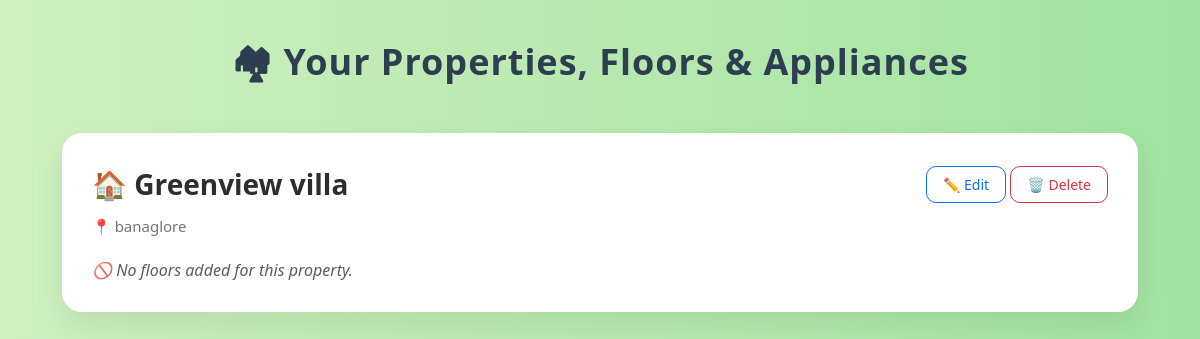
Screenshot of /view_properties (signed in) with the database file from the repository.
### app/models.py (models this page shows)
class Property(Base):
    __tablename__ = "properties"
    id = Column(Integer, primary_key=True, index=True)
    name = Column(String(255), nullable=False)
    address = Column(String(255), nullable=False)
    property_type = Column(String(100), nullable=True)
    owner_id = Column(Integer, ForeignKey("users.id"))
    manager_id = Column(Integer, ForeignKey("users.id"), nullable=True)
    owner = relationship("User", back_populates="properties_owned", foreign_keys=[owner_id])
    manager = relationship("User", back_populates="properties_managed", foreign_keys=[manager_id])
    tenants = relationship("User", back_populates="properties_as_tenant", foreign_keys=[User.property_id])
    appliances = relationship("Appliance", back_populates="property", cascade="all, delete-orphan")
    floors = relationship("Floor", back_populates="property", cascade="all, delete-orphan")
    tenant_queries = relationship("TenantQuery", back_populates="property")
    issues = relationship("Issue", back_populates="property")
    __table_args__ = (UniqueConstraint('name', 'address', name='uix_name_address'),)

### app/routes/dashboard_routes.py (the view)
@router.get("/view_properties", response_class=HTMLResponse)
def view_properties(request: Request, user=Depends(get_current_user), db: Session = Depends(get_db)):
    if user.role != "owner":
        raise HTTPException(status_code=403, detail="Unauthorized")
    properties = crud.get_properties_by_owner(db, user.id)
    appliances_per_property = {}
    floors_per_property = {}
    for prop in properties:
        appliances = crud.get_appliances_by_property(db, prop.id)
        floors = crud.get_floors_by_property(db, prop.id)
        for floor in floors:
            floor.appliances = [appliance for appliance in appliances if appliance.floor_id == floor.id]
        appliances_per_property[prop.id] = appliances
        floors_per_property[prop.id] = floors
    return templates.TemplateResponse("view_properties.html", {
        "request": request,
        "user": user,
        "properties": properties,
        "appliances_per_property": appliances_per_property,
        "floors_per_property": floors_per_property
    })

### app/templates/view_properties.html (shortened to what this page needs)
<!DOCTYPE html>
<html lang="en">
<head>
  <link href="https://cdn.jsdelivr.net/npm/bootstrap@5.3.3/dist/css/bootstrap.min.css" rel="stylesheet">
</head>
<body>
  <div class="container">
    <h2 class="page-title">🏘 Your Properties, Floors & Appliances</h2>
    {% for property in properties %}
      <div class="property-card">
        <div class="property-header">
          <div class="property-title">🏠 {{ property.name }}</div>
          <div>
            <a href="/edit_property/{{ property.id }}" class="btn btn-sm btn-outline-primary">✏️ Edit</a>
            <form action="/delete_property/{{ property.id }}" method="post" class="d-inline" onsubmit="return confirm('Delete this property?');">
              <button type="submit" class="btn btn-sm btn-outline-danger">🗑️ Delete</button>
            </form>
          </div>
        </div>
        <div class="property-address">📍 {{ property.address }}</div>
        {% if floors_per_property[property.id] %}
          {% for floor in floors_per_property[property.id] %}
            <div class="floor-section">
              <div class="d-flex justify-content-between align-items-center mb-2">
                <div class="floor-title">🏢 Floor: {{ floor.floor_number|capitalize }}</div>
                <a href="/edit_floor/{{ floor.id }}" class="btn btn-sm btn-outline-success">✏️ Edit Floor</a>
              </div>
              {% if floor.appliances %}
                {% for appliance in floor.appliances %}
                  <div class="appliance-box">
                    <div class="d-flex align-items-center">
                      <img src="{% if appliance.front_image %}
                                   {{ url_for('static', path='uploads/' ~ appliance.front_image) }}
                                 {% else %}
                                   {{ url_for('static', path='uploads/default_appliance.jpg') }}
                                 {% endif %}"
                           alt="{{ appliance.name }} Front"
                           class="appliance-thumbnail">
                      <div class="flex-grow-1 ms-3">
                        <div class="d-flex justify-content-between align-items-center">
                          <div class="appliance-title">📺 {{ appliance.name }} ({{ appliance.model }})</div>
                          <div>
                            <a href="/edit_appliance/{{ appliance.id }}" class="btn btn-sm btn-outline-secondary">✏️ Edit</a>
                            <form action="/delete_appliance/{{ appliance.id }}" method="post" class="d-inline" onsubmit="return confirm('Delete this appliance?');">
                              <button type="submit" class="btn btn-sm btn-outline-danger">🗑️ Delete</button>
                            </form>
                          </div>
                        </div>
                        <div class="row mt-2">
                          <div class="col-md-6">
                            <strong>🎨 Color:</strong> {{ appliance.color }}<br>
                            <strong>⚙️ Status:</strong> {{ appliance.status }}
                          </div>
                          <div class="col-md-6">
                            <strong>📍 Location:</strong> {{ appliance.location }}<br>
                            <strong>📆 Warranty:</strong>
                              {% if appliance.warranty_expiry %}
                                {{ appliance.warranty_expiry.strftime('%b %d, %Y') }}
                              {% else %}
                                N/A
                              {% endif %}
                          </div>
                        </div>
                        <a href="/appliance/{{ appliance.id }}" class="btn btn-outline-primary w-100 mt-2">
                          View Details
                        </a>
                      </div>
                    </div>
                  </div>
                {% endfor %}
              {% else %}
                <div class="text-muted">🛠 No appliances on this floor.</div>
              {% endif %}
            </div>
          {% endfor %}
        {% else %}
          <div class="text-muted">🚫 No floors added for this property.</div>
        {% endif %}
      </div>
    {% endfor %}
  </div>
</body>
</html>

### app/templates/view_properties.html (style rules this page uses)
body { background: linear-gradient(to right, #d0f0c0, #a0e3a0); font-family: 'Segoe UI', Tahoma, Geneva, Verdana, sans-serif; padding: 40px 15px; margin: 0; }
.container { max-width: 1100px; margin: auto; }
h2.page-title { text-align: center; font-size: 36px; font-weight: bold; margin-bottom: 50px; color: #2c3e50; letter-spacing: 1px; }
.property-card { background-color: #ffffff; border-radius: 20px; box-shadow: 0 12px 30px rgba(0, 0, 0, 0.08); padding: 30px; margin-bottom: 40px; transition: transform 0.3s ease, box-shadow 0.3s ease; }
.property-header { display: flex; justify-content: space-between; align-items: center; margin-bottom: 10px; }
.property-title { font-size: 28px; font-weight: 700; color: #2d2d2d; }
.property-address { font-size: 15px; color: #6c757d; margin-bottom: 20px; }
.btn-outline-primary, .btn-outline-danger, .btn-outline-success, .btn-outline-secondary { border-radius: 10px; padding: 7px 16px; font-size: 14px; transition: all 0.3s ease; }
.text-muted { font-style: italic; color: #7a7a7a; }

### rows the page displays
Property: name "Greenview villa", address "banaglore", shows "🚫 No floors added for this property."
